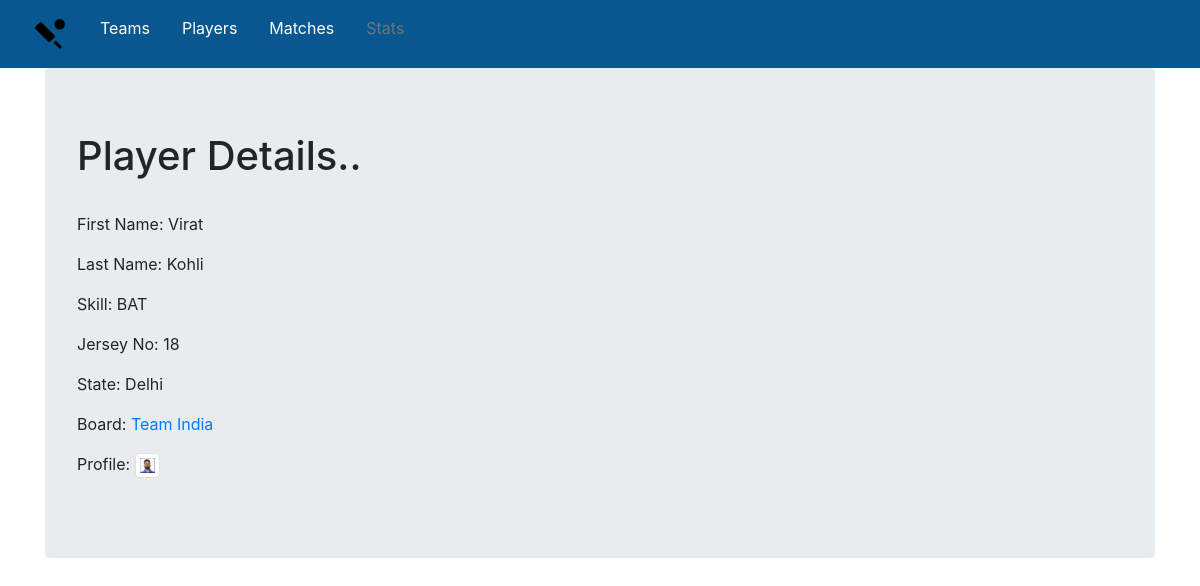
/player/players/5, run on the app's committed database.
### player/models.py (models this page shows, shortened)
class Player(models.Model):
    BATSMAN = 'BAT'
    BOWLER = 'BOW'
    KEEPER = 'WCK'
    ALLROUNDER = 'ALL'
    PLAYER_SKILLS = (
        (BATSMAN, 'BATSMAN'),
        (BOWLER, 'BLOWLER'),
        (KEEPER, 'WICKETKEEPER'),
        (ALLROUNDER, 'ALLROUNDER')
    )
    firstname = models.CharField(max_length=150)
    lastname = models.CharField(max_length=150)
    profile = models.ImageField(upload_to='media/player', max_length=100)
    skill = models.CharField(max_length=100, choices=PLAYER_SKILLS, default='Batsmen')
    jerseyno = models.IntegerField()
    state = models.CharField(max_length=100)
    team = models.ForeignKey(Team, on_delete=models.CASCADE)

### teams/models.py (models this page shows, shortened)
class Team(models.Model):
    name = models.CharField(max_length=150)
    logo = models.ImageField(upload_to='media', max_length=100)
    country = models.CharField(max_length=100)
    def __str__(self):
        return self.name

### player/views.py (the view)
# urls.py: path('players/<int:pk>', views.PlayerDetail.as_view(), name='player_detail'),
class PlayerDetail(DetailView):
    model = Player

### player/templates/player/player_detail.html (shortened to what this page needs)
{% extends 'base.html' %}
{% block body_block %}
    <h1>Player Details..</h1><br/>
        <p>First Name: {{player.firstname}}</p>
        <p>Last Name: {{player.lastname}}</p>
        <p>Skill: {{player.skill}}</p>
        <p>Jersey No: {{player.jerseyno}}</p>
        <p>State: {{player.state}}</p>
        <p>Board:
            <a href="{% url 'teams:team_detail' player.team.id %}">{{player.team}}</a>
        </p>
        <p>Profile:
            <img src="{{MEDIA_ROOT}}/{{ player.profile }}" class="img-thumbnail rounded float-center" alt="..."  height="25" width="25" />
        </p>
{% endblock %}

### data on the page
Player: firstname "Virat", lastname "Kohli", skill "BAT", jerseyno "18", state "Delhi", team "Team India", profile (picture)
